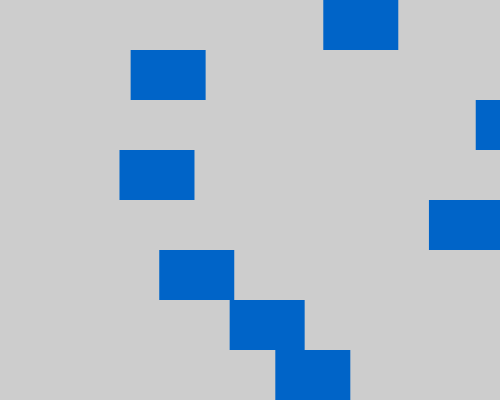
Frame 1 (no input)
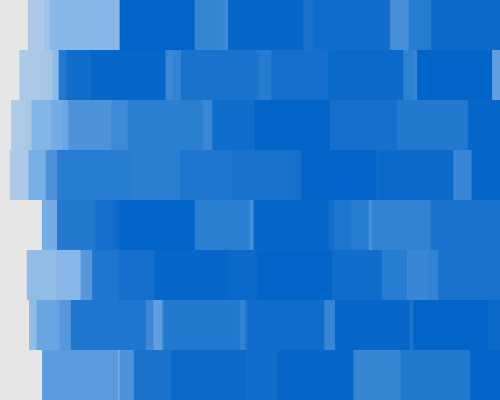
Frame 60 (the mouse pressed at the canvas centre just before this capture)
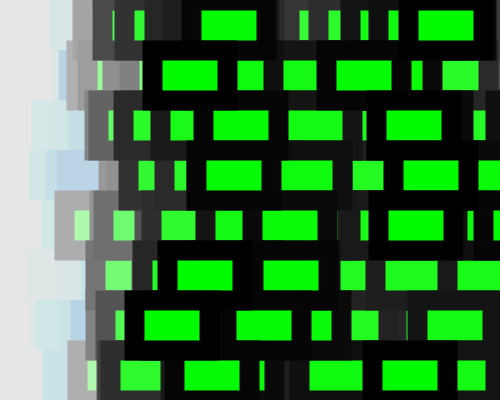
Frame 120 (the mouse held since frame 60 and released just before this capture)

The Processing sketch that drew these frames (run headless with seeded random() and noise(); from frame 60 on, the mouse is pressed at the canvas centre):

// Processing sketch: processing_68766
// ── processing_68766.pde

//Rohan Rathod, andrewid: rkrathod
//Hw_2, Tuesday 4 Sep 2012, 48-257 Processing for the Arts
//All materials and images on this code Copyright (c) Rohan Rathod, 2012. 

//===============================================================

//DECLARE VARIABLES
float x = 0;//X CO-ORDINATE
float x1 = 0;//ON/OFF VARIBALE
float wd = 75;//RECTANLE WIDTH
float ht = 50;//RECTANGLE HEIGHT
float a = 0;//Y CO-ORDINATE




PImage img;

void setup() {
  //BASIC SETUP
  size(500, 400);
  fill(0);
  smooth();
}

//==============================================================

void draw() {

  //BACKGROUND TRAILS

  fill(255, 255, 255, 5);
  noStroke();
  rect(0, 0, width, height);
  fill(0, 100, 200);

  //MOUSE PRESSED

  if (mousePressed == true) {
    fill(0, mouseX, 0);
    strokeWeight(abs(0.08*mouseX));
    strokeCap(ROUND);
    stroke(0, 0, 0);
  }

  //RECTANGLE #1

  rectMode(CORNER);
  rect(random(x, width), a, wd, ht);

  //ON/OFF STATEMENTS that cause LOOPING or back and forth

  if (x1 == 0) {
    //x = width*sin(x);//OFF CONDITIONAL
    x = x + 1;
  }
  if (x == width - wd) {
    x1 = 1;
  }
  if (x1 == 1) {
    x = x-1;
  }
  if (x == 0) {//ON CONDITIONAL
    x1 = 0;
  }

  // OTHER RECTANGLES
  rect(random(x, width), a+ht, wd, ht);

  rect(random(x, width), a+2*ht, wd, ht);

  rect(random(x, width), a+3*ht, wd, ht);

  rect(random(x, width), a+4*ht, wd, ht);

  rect(random(x, width), a+5*ht, wd, ht);

  rect(random(x, width), a+6*ht, wd, ht);

  rect(random(x, width), a+7*ht, wd, ht);
}
